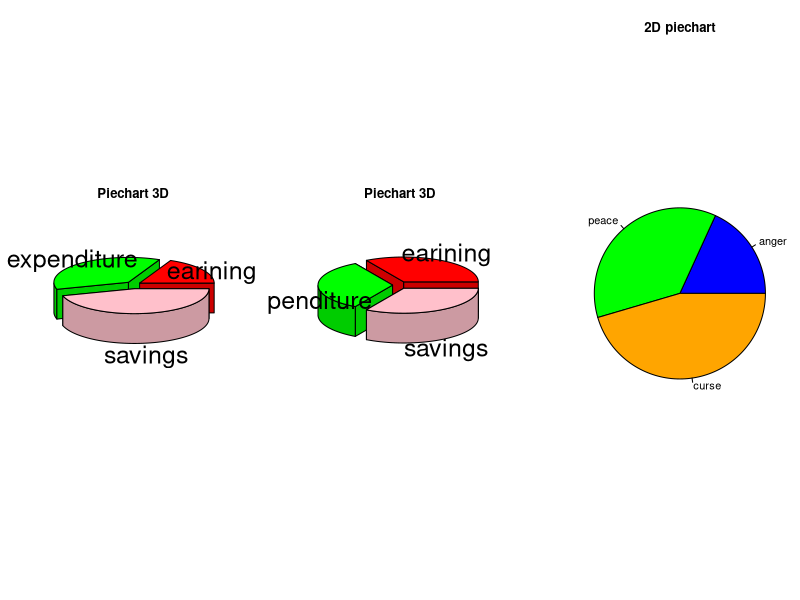

Write R code to recreate this figure.
library(plotrix)

data = c(2,4,5)

par(mfrow=c(1,3)) 


#pie3d direct data
pie3D(data,
      radius =1,
      height = .2,
      main="Piechart 3D",
      labels = c("earining","expenditure","savings"),
      explode=.1,
      col=c("red","green","pink"),
) 


#pie3d table(data)
pie3D(table(data),
      radius =1,
      height = .2,
      main="Piechart 3D",
      labels = c("earining","expenditure","savings"),
      explode=.1,
      col=c("red","green","pink"),
      )


#piechart
pie(data,
    radius = 1, 
    col = c("blue" ,"green","orange"),
    main="2D piechart",
    labels=c("anger","peace","curse")
    )




